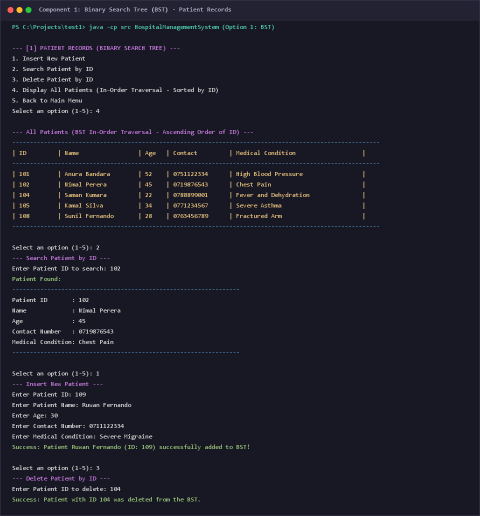
#> input picture screenshots/02_bst_patient_records.png, 960 x 1032 px (shown at 1/2 size); the run also reads 3 pictures not shown here
$ python generate_video.py
#> lines starting #> are read from the running program, lines starting #| are printed output that depends on the picture; after the words box and inside, x2 and y2 are one past the last pixel; in counts of white or black regions, pixels touching at a corner belong together
import cv2
import numpy as np
import os
import sys

def create_text_card(title, subtitle, bullets, footer_time, chapter_name):
    # Create 1920x1080 blank frame
    img = np.zeros((1080, 1920, 3), dtype=np.uint8)
    img[:] = (26, 24, 20) # Dark navy-slate BGR

    # Top header bar
    cv2.rectangle(img, (0, 0), (1920, 90), (34, 30, 24), -1)
    cv2.putText(img, "CIT300 - DATA STRUCTURES & ALGORITHMS | MINI HOSPITAL SYSTEM", (50, 55),
                cv2.FONT_HERSHEY_SIMPLEX, 0.9, (176, 201, 78), 2, cv2.LINE_AA) # BGR teal
    cv2.putText(img, f"{chapter_name}  [{footer_time}]", (1320, 55),
                cv2.FONT_HERSHEY_SIMPLEX, 0.8, (214, 156, 86), 2, cv2.LINE_AA)
    cv2.line(img, (0, 90), (1920, 90), (66, 46, 46), 2)

    # Title & Subtitle
    cv2.putText(img, title, (100, 210), cv2.FONT_HERSHEY_SIMPLEX, 1.4, (255, 255, 255), 3, cv2.LINE_AA)
    cv2.putText(img, subtitle, (100, 270), cv2.FONT_HERSHEY_SIMPLEX, 0.95, (214, 156, 86), 2, cv2.LINE_AA)
    cv2.line(img, (100, 300), (1820, 300), (60, 50, 40), 2)

    # Bullets
    y = 380
    for bullet in bullets:
        cv2.circle(img, (120, y - 8), 7, (176, 201, 78), -1)
        cv2.putText(img, bullet, (150, y), cv2.FONT_HERSHEY_SIMPLEX, 0.85, (220, 220, 220), 2, cv2.LINE_AA)
        y += 75

    # Bottom Prompt bar
    cv2.rectangle(img, (0, 990), (1920, 1080), (28, 24, 20), -1)
    cv2.line(img, (0, 990), (1920, 990), (66, 46, 46), 2)
    cv2.putText(img, "SPEAKING PROMPT: State your name, introduction, and summarize these points clearly on camera.",
                (50, 1045), cv2.FONT_HERSHEY_SIMPLEX, 0.75, (120, 195, 152), 2, cv2.LINE_AA)

    return img

def create_screenshot_frame(screenshot_path, chapter_title, time_range, speaking_prompt):
    img = np.zeros((1080, 1920, 3), dtype=np.uint8)
    img[:] = (26, 24, 20)

    # Top header bar
    cv2.rectangle(img, (0, 0), (1920, 85), (34, 30, 24), -1)
    cv2.putText(img, "CIT300 - MINI HOSPITAL EMERGENCY MANAGEMENT SYSTEM", (50, 52),
                cv2.FONT_HERSHEY_SIMPLEX, 0.85, (176, 201, 78), 2, cv2.LINE_AA)
    cv2.putText(img, f"{chapter_title}  [{time_range}]", (1250, 52),
                cv2.FONT_HERSHEY_SIMPLEX, 0.8, (214, 156, 86), 2, cv2.LINE_AA)
    cv2.line(img, (0, 85), (1920, 85), (66, 46, 46), 2)

    # Load screenshot image
    sc = cv2.imread(screenshot_path)
    if sc is not None:
        h, w = sc.shape[:2]
        # Target area: width up to 1800, height up to 860
        target_w = 1760
        target_h = 860
        scale = min(target_w / w, target_h / h)
        new_w = int(w * scale)
        new_h = int(h * scale)
        resized_sc = cv2.resize(sc, (new_w, new_h), interpolation=cv2.INTER_AREA)

        # Center in canvas
        x_offset = (1920 - new_w) // 2
        y_offset = 95 + (880 - new_h) // 2
        img[y_offset:y_offset+new_h, x_offset:x_offset+new_w] = resized_sc

    # Bottom Speaking Guidance Bar
    cv2.rectangle(img, (0, 995), (1920, 1080), (28, 24, 20), -1)
    cv2.line(img, (0, 995), (1920, 995), (66, 46, 46), 2)
    cv2.putText(img, f"WHAT TO SAY: {speaking_prompt}", (50, 1045),
                cv2.FONT_HERSHEY_SIMPLEX, 0.7, (120, 195, 152), 2, cv2.LINE_AA)

    return img

def main():
    print("Preparing 1080p Screen Recording Walkthrough Video...")

    output_file = "demonstration_screen_recording.mp4"
    fps = 10
    width = 1920
    height = 1080

    fourcc = cv2.VideoWriter_fourcc(*'mp4v')
    writer = cv2.VideoWriter(output_file, fourcc, float(fps), (width, height))

    if not writer.isOpened():
        print("Error: Could not open VideoWriter.")
        sys.exit(1)

    # 1. Slide 1: Introduction Card (60 seconds: 0:00 - 1:00)
    print("Rendering [0:00 - 1:00] Intro Card...")
    frame1 = create_text_card(
        "Mini Hospital Emergency Management System",
        "CIT300 Data Structures and Algorithms - Individual Mid Assignment",
        [
            "Student Name: Arshath Rizvi",
            "Module: CIT300 - Data Structures and Algorithms",
            "Core Structures: Binary Search Tree (BST), Queue (FIFO), Stack (LIFO), Singly Linked List",
            "Architecture: 100% Custom Node-Based Implementations (No java.util collections)",
            "University Submission: Java Source Code, Git Repo, Video Demo, README, Screenshots"
        ],
        "0:00 - 1:00",
        "CHAPTER 1: INTRODUCTION"
    )
#> in create_text_card, `cv2.line(img, (0, 90), (1920, 90), (66, 46, 46), 2)`: img: shape (1080, 1920, 3); mean of channels 0, 1, 2 27.7, 25.5, 20.7
#> in create_text_card, `cv2.line(img, (100, 300), (1820, 300), (60, 50, 40), 2)`: img: shape (1080, 1920, 3); mean of channels 0, 1, 2 29.9, 27.5, 22.5
#> after the loop in create_text_card, `for bullet in bullets:`:
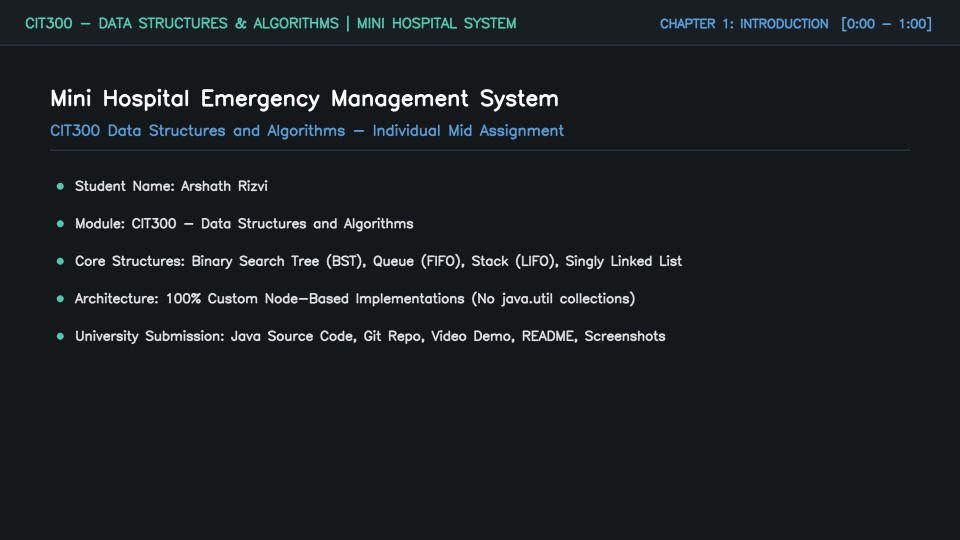
#> img: shape (1080, 1920, 3) (shown at 1/2 size); mean of channels 0, 1, 2 33.3, 30.9, 25.9; drawn as B, G, R
#> after the loop in create_text_card, `for bullet in bullets:`: y = 755
#> in create_text_card, `cv2.rectangle(img, (0, 990), (1920, 1080), (28, 24, 20), -1)`: img: shape (1080, 1920, 3); 8.33% of pixels changed, all inside (x1, y1, x2, y2) = (0, 990, 1920, 1080)
#> in create_text_card, `cv2.line(img, (0, 990), (1920, 990), (66, 46, 46), 2)`: img: shape (1080, 1920, 3); mean of channels 0, 1, 2 33.6, 31, 26
    for _ in range(60 * fps):
        writer.write(frame1)

    # 2. Slide 2: GitHub Repository & Commit Timeline (45 seconds: 1:00 - 1:45)
    print("Rendering [1:00 - 1:45] GitHub Repository Evidence...")
    frame2 = create_text_card(
        "GitHub Repository & Progressive Development Evidence",
        "Public Repository: github.com/ArshathRizvi/Mini-Hospital-Emergency-Management-System",
        [
            "Commit 1: Created project structure, base directory, and .gitignore",
            "Commit 2: Implemented patient visit history using custom Singly Linked List",
            "Commit 3: Implemented patient records using Binary Search Tree (BST)",
            "Commit 4: Added BST recursive search and 3-case deletion operations",
            "Commit 5: Implemented emergency queue following FIFO principle",
            "Commit 6: Implemented treatment history following LIFO Stack principle",
            "Commit 7: Added interactive console menu CLI and system integration",
            "Commit 8: Added automated test suite (HospitalSystemTest)",
            "Commit 9: Added program output screenshots and comprehensive README"
        ],
        "1:00 - 1:45",
        "CHAPTER 2: GITHUB EVIDENCE"
    )
#> call 2 of create_text_card, with footer_time = '1:00 - 1:45', chapter_name = 'CHAPTER 2: GITHUB EVIDENCE'
#> in create_text_card (call 2), `cv2.line(img, (0, 90), (1920, 90), (66, 46, 46), 2)`: img: shape (1080, 1920, 3); mean of channels 0, 1, 2 27.7, 25.5, 20.7
#> in create_text_card (call 2), `cv2.line(img, (100, 300), (1820, 300), (60, 50, 40), 2)`: img: shape (1080, 1920, 3); mean of channels 0, 1, 2 30.5, 28, 22.9
#> after the loop in create_text_card (call 2), `for bullet in bullets:`:
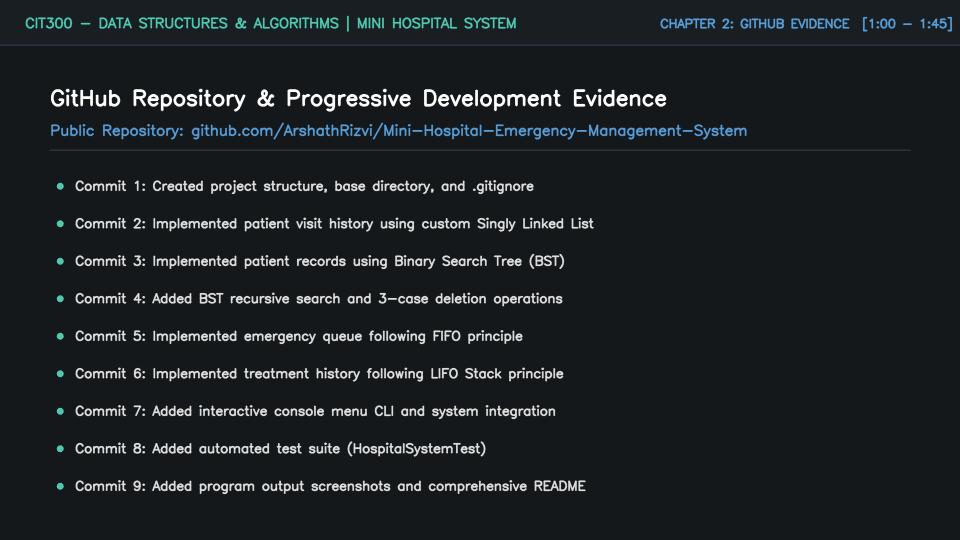
#> img: shape (1080, 1920, 3) (shown at 1/2 size); mean of channels 0, 1, 2 36.8, 34.4, 29.3; drawn as B, G, R
#> after the loop in create_text_card (call 2), `for bullet in bullets:`: y = 1055
#> in create_text_card (call 2), `cv2.line(img, (0, 990), (1920, 990), (66, 46, 46), 2)`: img: shape (1080, 1920, 3); mean of channels 0, 1, 2 37.1, 34.4, 29.4
    for _ in range(45 * fps):
        writer.write(frame2)

    # 3. Component 1: BST Patient Records (90 seconds: 1:45 - 3:15)
    print("Rendering [1:45 - 3:15] Component 1: BST...")
    frame3 = create_screenshot_frame(
        "screenshots/02_bst_patient_records.png",
        "COMPONENT 1: PATIENT RECORDS (BST)",
        "1:45 - 3:15",
        "In-Order Traversal visits Left-Root-Right to print sorted IDs. Search runs in O(log n). Deletion handles 3 cases."
    )
#> in create_screenshot_frame, `cv2.line(img, (0, 85), (1920, 85), (66, 46, 46), 2)`: img: shape (1080, 1920, 3); mean of channels 0, 1, 2 27.7, 25.4, 20.7
#> in create_screenshot_frame, sc is the input picture: shape (1032, 960, 3); mean B, G, R 40.4, 28.6, 28.7
#> in create_screenshot_frame, `resized_sc = cv2.resize(sc, (new_w, new_h), interpolation=cv2.INTER_AR..`:
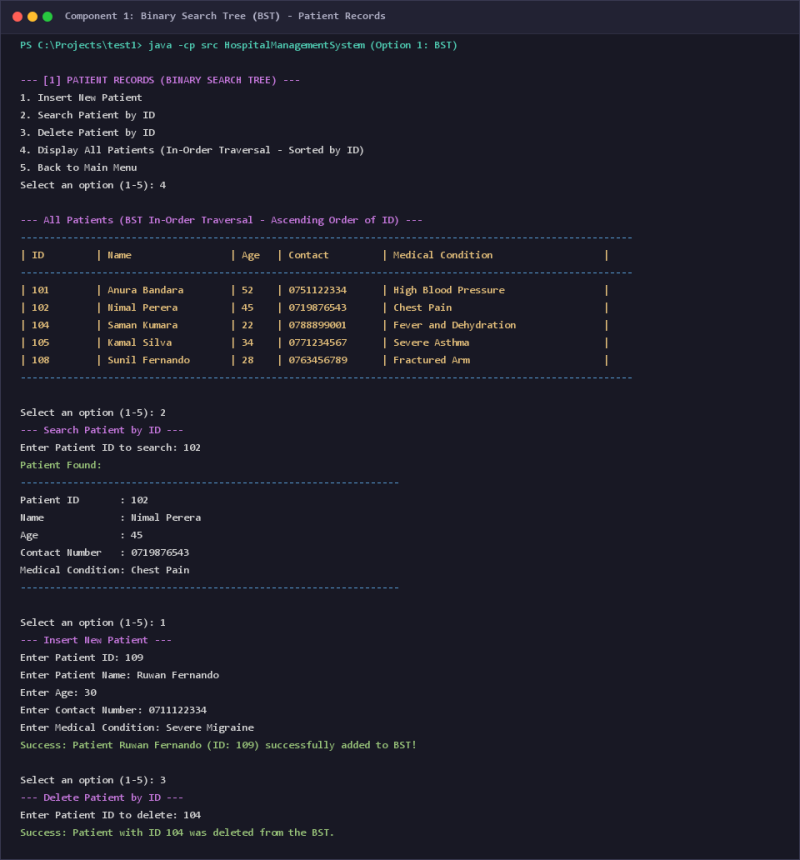
#> resized_sc: shape (860, 800, 3); mean B, G, R 40.4, 28.6, 28.7
#> in create_screenshot_frame, `cv2.rectangle(img, (0, 995), (1920, 1080), (28, 24, 20), -1)`: img: shape (1080, 1920, 3); mean of channels 0, 1, 2 32.6, 27, 23.6
#> in create_screenshot_frame, `cv2.line(img, (0, 995), (1920, 995), (66, 46, 46), 2)`: img: shape (1080, 1920, 3); mean of channels 0, 1, 2 32.7, 27, 23.7
    for _ in range(90 * fps):
        writer.write(frame3)

    # 4. Component 4: Singly Linked List (60 seconds: 3:15 - 4:15)
    print("Rendering [3:15 - 4:15] Component 4: Linked List...")
    frame4 = create_screenshot_frame(
        "screenshots/03_patient_visit_history.png",
        "COMPONENT 4: VISIT HISTORY (LINKED LIST)",
        "3:15 - 4:15",
        "Each patient holds a Singly Linked List. Add appends new visits, search locates by Visit ID, remove unlinks nodes."
    )
#> call 2 of create_screenshot_frame, with screenshot_path = 'screenshots/03_patient_visit_history.png', chapter_title = 'COMPONENT 4: VISIT HISTORY (LINKED LIST)', time_range = '3:15 - 4:15'
#> in create_screenshot_frame (call 2), `cv2.line(img, (0, 85), (1920, 85), (66, 46, 46), 2)`: img: shape (1080, 1920, 3); mean of channels 0, 1, 2 27.7, 25.4, 20.7
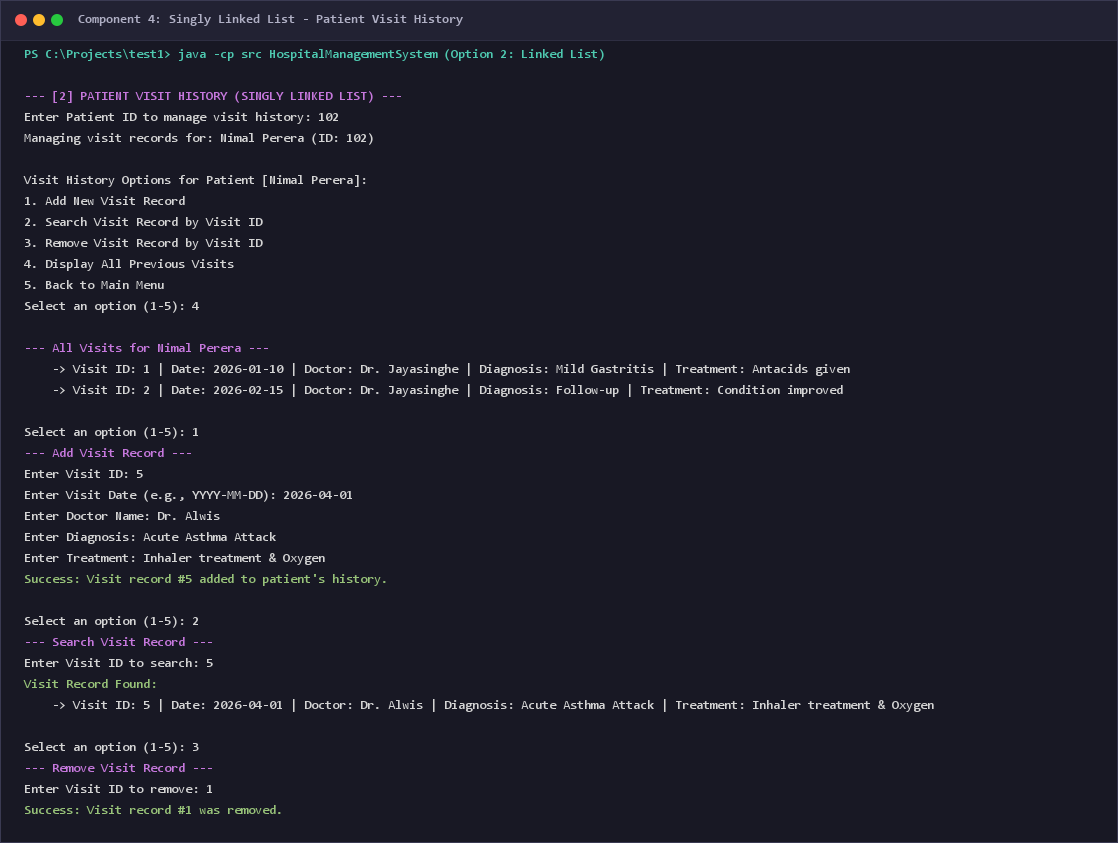
#> input picture screenshots/03_patient_visit_history.png, 1118 x 843 px
#> in create_screenshot_frame, sc is the input picture: shape (843, 1118, 3); mean B, G, R 40.9, 28.9, 28.8
#> in create_screenshot_frame (call 2), `cv2.rectangle(img, (0, 995), (1920, 1080), (28, 24, 20), -1)`: img: shape (1080, 1920, 3); mean of channels 0, 1, 2 34.9, 27.7, 24.9
#> in create_screenshot_frame (call 2), `cv2.line(img, (0, 995), (1920, 995), (66, 46, 46), 2)`: img: shape (1080, 1920, 3); mean of channels 0, 1, 2 35, 27.8, 25
    for _ in range(60 * fps):
        writer.write(frame4)

    # 5. Component 2: Emergency Queue (60 seconds: 4:15 - 5:15)
    print("Rendering [4:15 - 5:15] Component 2: Queue...")
    frame5 = create_screenshot_frame(
        "screenshots/04_emergency_queue.png",
        "COMPONENT 2: EMERGENCY QUEUE (FIFO)",
        "4:15 - 5:15",
        "FIFO principle: First patient to arrive (ID 102) is first dequeued for emergency consultation."
    )
#> call 3 of create_screenshot_frame, with screenshot_path = 'screenshots/04_emergency_queue.png', chapter_title = 'COMPONENT 2: EMERGENCY QUEUE (FIFO)', time_range = '4:15 - 5:15'
#> in create_screenshot_frame (call 3), `cv2.line(img, (0, 85), (1920, 85), (66, 46, 46), 2)`: img: shape (1080, 1920, 3); mean of channels 0, 1, 2 27.7, 25.4, 20.7
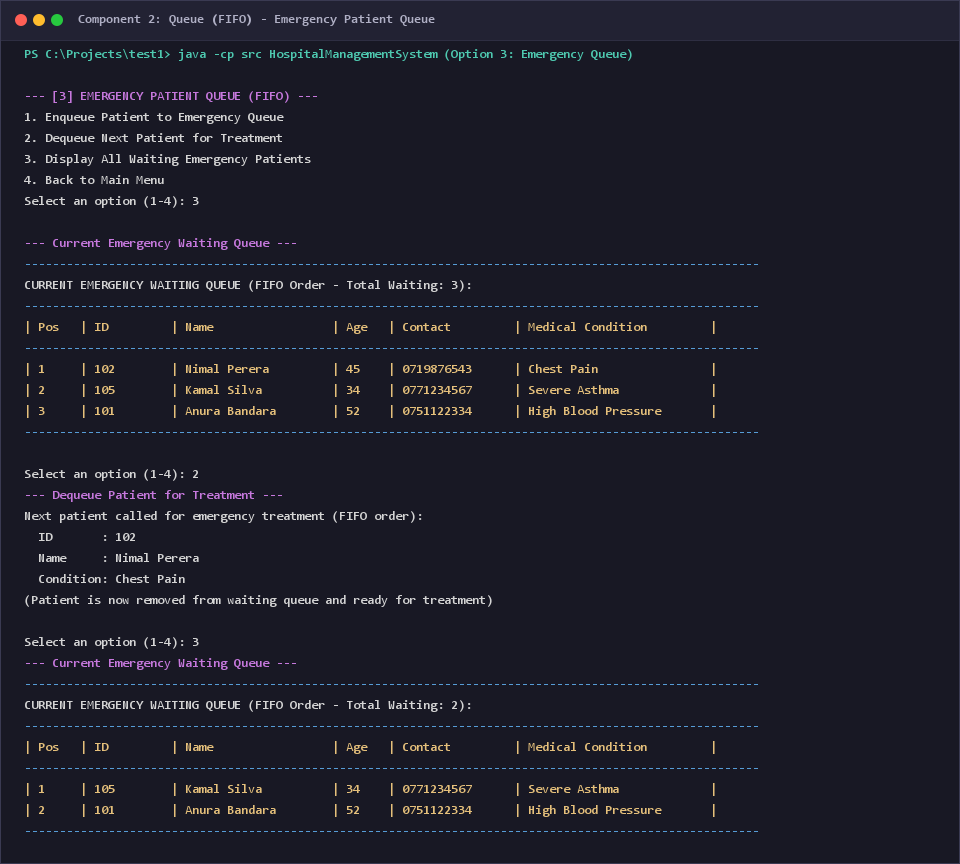
#> input picture screenshots/04_emergency_queue.png, 960 x 864 px
#> in create_screenshot_frame, sc is the input picture: shape (864, 960, 3); mean B, G, R 41.3, 29.4, 29.5
#> in create_screenshot_frame (call 3), `img[y_offset:y_offset+new_h, x_offset:x_offset+new_w] = resized_sc`:
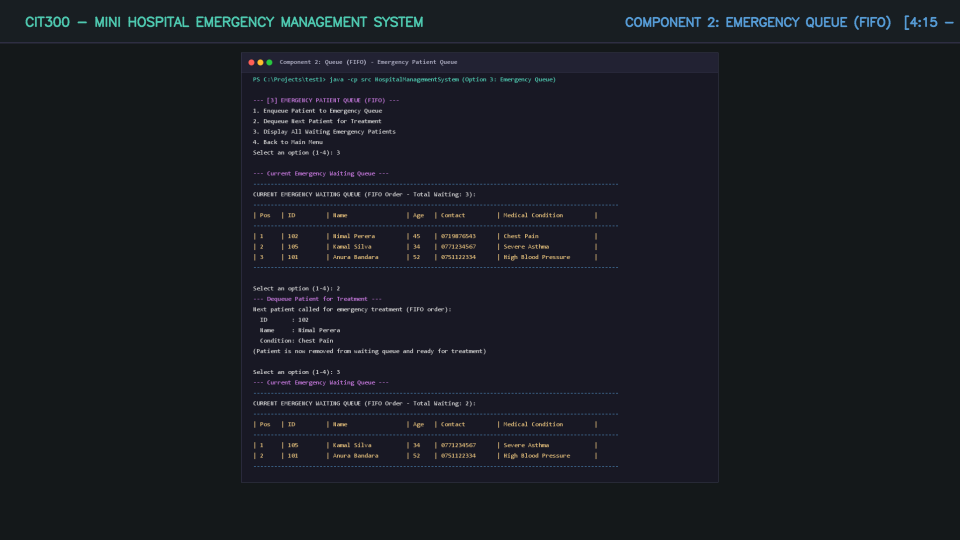
#> img: shape (1080, 1920, 3) (shown at 1/2 size); mean of channels 0, 1, 2 33.7, 27.6, 24.5; drawn as B, G, R
#> in create_screenshot_frame (call 3), `cv2.rectangle(img, (0, 995), (1920, 1080), (28, 24, 20), -1)`: img: shape (1080, 1920, 3); 7.87% of pixels changed, all inside (x1, y1, x2, y2) = (0, 995, 1920, 1080)
#> in create_screenshot_frame (call 3), `cv2.line(img, (0, 995), (1920, 995), (66, 46, 46), 2)`: img: shape (1080, 1920, 3); mean of channels 0, 1, 2 34, 27.6, 24.5
    for _ in range(60 * fps):
        writer.write(frame5)

    # 6. Component 3: Treatment Stack (45 seconds: 5:15 - 6:00)
    print("Rendering [5:15 - 6:00] Component 3: Stack...")
    frame6 = create_screenshot_frame(
        "screenshots/05_treatment_stack.png",
        "COMPONENT 3: TREATMENT STACK (LIFO)",
        "5:15 - 6:00",
        "LIFO principle: Completed treatments push to top; pop removes most recent case (ID 106). Empty stack handled safely."
    )
#> call 4 of create_screenshot_frame, with screenshot_path = 'screenshots/05_treatment_stack.png', chapter_title = 'COMPONENT 3: TREATMENT STACK (LIFO)', time_range = '5:15 - 6:00'
#> in create_screenshot_frame (call 4), `cv2.putText(img, f"{chapter_title}  [{time_range}]", (1250, 52), cv2.F..`:
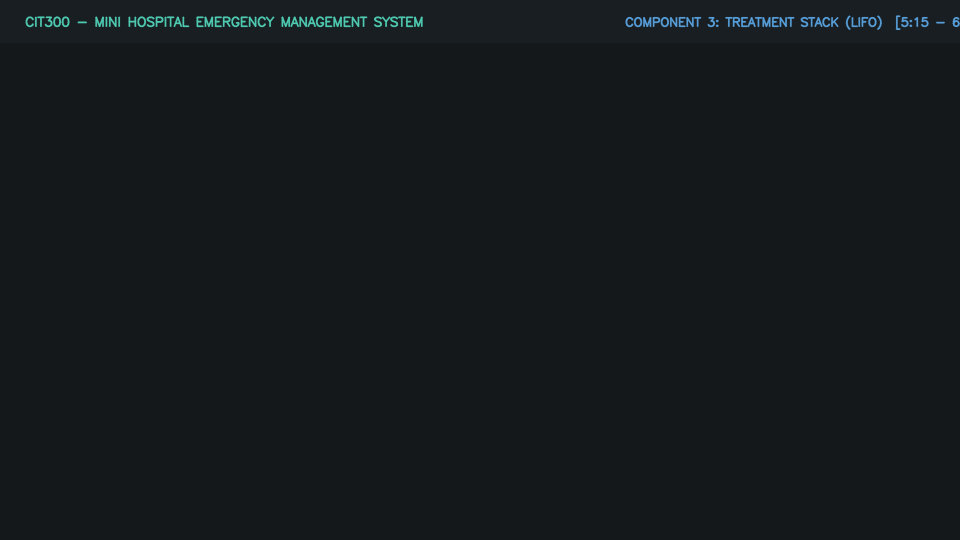
#> img: shape (1080, 1920, 3) (shown at 1/2 size); mean of channels 0, 1, 2 27.6, 25.4, 20.7; drawn as B, G, R
#> in create_screenshot_frame (call 4), `cv2.line(img, (0, 85), (1920, 85), (66, 46, 46), 2)`: img: shape (1080, 1920, 3); 0.28% of pixels changed, all inside (x1, y1, x2, y2) = (0, 84, 1920, 87)
    for _ in range(45 * fps):
        writer.write(frame6)

    # 7. Component 5: Integrated Emergency Simulation (60 seconds: 6:00 - 7:00)
    print("Rendering [6:00 - 7:00] Integrated Workflow...")
    frame7 = create_screenshot_frame(
        "screenshots/06_emergency_simulation.png",
        "INTEGRATED SIMULATION WORKFLOW",
        "6:00 - 7:00",
        "Patient dequeued from Queue -> Doctor diagnoses -> Treatment pushed to Stack -> Visit added to Linked List."
    )
    for _ in range(60 * fps):
        writer.write(frame7)

    # 8. Component 6: Automated Test Suite (45 seconds: 7:00 - 7:45)
    print("Rendering [7:00 - 7:45] Automated Tests...")
    frame8 = create_screenshot_frame(
        "screenshots/07_automated_test_suite.png",
        "VERIFICATION: AUTOMATED TEST SUITE",
        "7:00 - 7:45",
        "Standalone assertions verify Singly Linked List, BST, Queue, and Stack operations pass with 100% success."
    )
    for _ in range(45 * fps):
        writer.write(frame8)

    # 9. Slide 9: Design Decisions & Reflection (45 seconds: 7:45 - 8:30)
    print("Rendering [7:45 - 8:30] Reflection & Summary...")
    frame9 = create_text_card(
        "Design Decisions & Learning Reflection",
        "Academic Takeaways & Algorithmic Insights",
        [
            "Custom Nodes vs Collections: Direct pointer management deepened understanding of memory layout.",
            "BST Complexity: In-order successor replacement ensures BST properties remain balanced after deletion.",
            "Real-World Modeling: FIFO perfectly mirrors emergency arrival order; LIFO tracks medical treatment logs.",
            "Error Handling: Safe empty-state returns prevent NullPointerExceptions across all 4 structures.",
            "Conclusion: System successfully models an emergency hospital while meeting all CIT300 requirements."
        ],
        "7:45 - 8:30",
        "CHAPTER 9: REFLECTION"
    )
    for _ in range(45 * fps):
        writer.write(frame9)

    writer.release()
    print("Successfully generated demonstration_screen_recording.mp4!")

if __name__ == "__main__":
    main()
